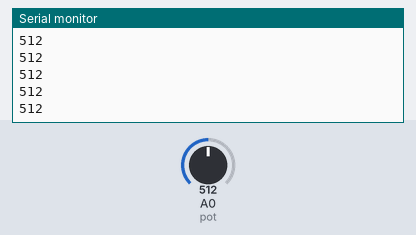
Bench run of a sketch on a simulated Arduino Uno, built with avr-gcc and run on an emulated ATmega328P. Parts: the last lines printed to the serial monitor. The inputs (shaded band) are chosen by the test bench; at power-on: A0 (pot) = 512.

Above: at 1.2 s.
1.3 s: A0 (pot) set to 716
At 2.2 s:
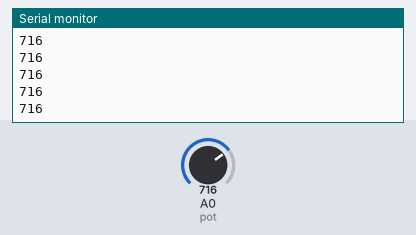
2.8 s: A0 (pot) set to 900
At 3.6 s:
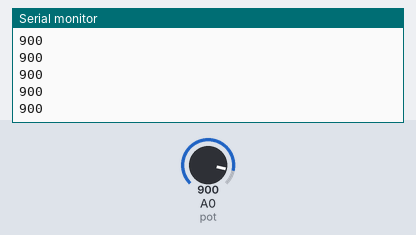
Timing chart, 0 to 5.8 s (numbered marks = the images above; inputs shaded):
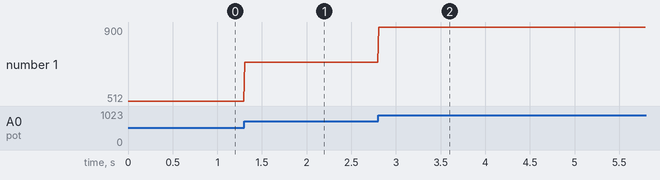

The sketch:

LART_firmware.ino
```cpp
#define pot A0

void setup() {
  Serial.begin(115200);
  Serial.println("System Init...");

  pinMode(pot, INPUT);
}

void loop() {
  int value = analogRead(pot);
  Serial.println(value);
  delay(10);
}
```

Measured:
- after the input at 1.3 s, the serial monitor: prints a new line at once (image 1)
- after the input at 2.8 s, the serial monitor: prints a new line at once (image 2)
- plotted number 1: 512 → 716 after the input at 1.3 s, 716 → 900 after the input at 2.8 s
